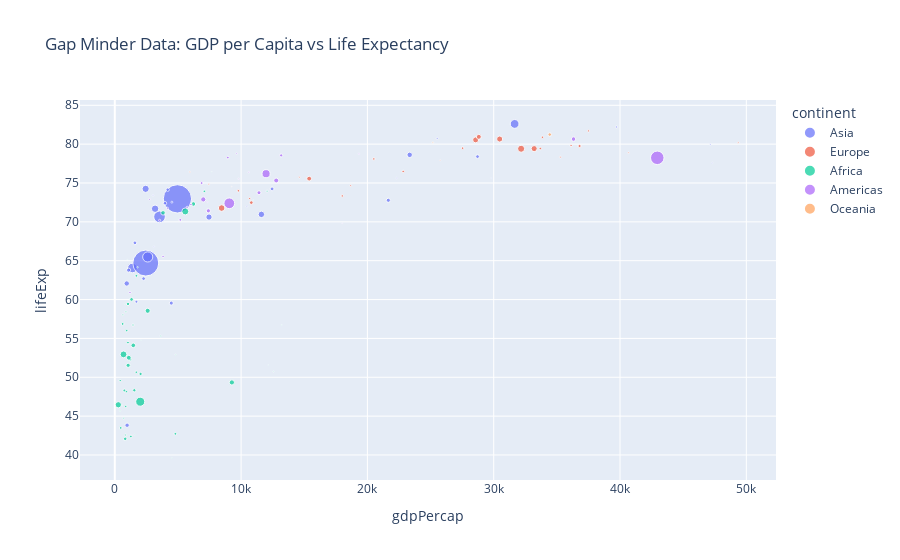

This figure's notebook cell:
### Markdown cell above
4. Use the input `size` to specify the size of the marks in the scatter according to a variable. 
   
In this case we pass `pop` which means that the size of each dot will reflect the size of the population of that particular country. This allows us to investigate if there is any relationship between the size of the population and the main variables in the scatter GDP per capita and Life expectancy.

### Code cell
fig = px.scatter(df, x='gdpPercap', y ='lifeExp', color='continent', size='pop', 
                 title='Gap Minder Data: GDP per Capita vs Life Expectancy')
fig.show()
